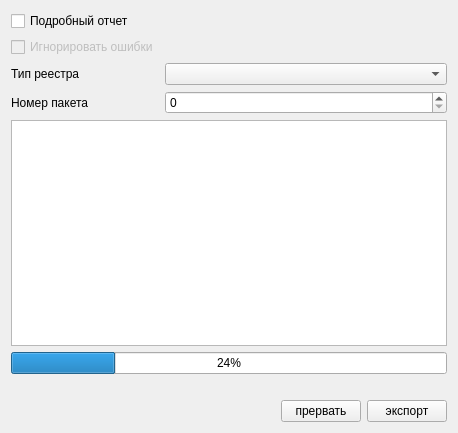
<?xml version="1.0" encoding="UTF-8"?>
<ui version="4.0">
 <class>ExportPage1</class>
 <widget class="QWidget" name="ExportPage1">
  <property name="geometry">
   <rect>
    <x>0</x>
    <y>0</y>
    <width>458</width>
    <height>433</height>
   </rect>
  </property>
  <property name="windowTitle">
   <string>Form</string>
  </property>
  <layout class="QGridLayout">
   <item row="9" column="0">
    <widget class="QLabel" name="lblPacketNumber">
     <property name="text">
      <string>Номер пакета</string>
     </property>
    </widget>
   </item>
   <item row="8" column="1" colspan="2">
    <widget class="QComboBox" name="cmbRegistryType"/>
   </item>
   <item row="0" column="0">
    <widget class="QCheckBox" name="chkVerboseLog">
     <property name="text">
      <string>Подробный отчет</string>
     </property>
    </widget>
   </item>
   <item row="2" column="0" colspan="3">
    <layout class="QVBoxLayout" name="vlOptions"/>
   </item>
   <item row="1" column="0">
    <widget class="QCheckBox" name="chkIgnoreErrors">
     <property name="enabled">
      <bool>false</bool>
     </property>
     <property name="text">
      <string>Игнорировать ошибки</string>
     </property>
    </widget>
   </item>
   <item row="11" column="0" colspan="3">
    <widget class="CProgressBar" name="progressBar">
     <property name="value">
      <number>24</number>
     </property>
    </widget>
   </item>
   <item row="12" column="0" colspan="3">
    <widget class="QLabel" name="lblElapsed">
     <property name="text">
      <string/>
     </property>
    </widget>
   </item>
   <item row="9" column="1" colspan="2">
    <widget class="QSpinBox" name="edtPacketNumber"/>
   </item>
   <item row="13" column="0" colspan="3">
    <layout class="QHBoxLayout" name="horizontalLayout">
     <item>
      <widget class="QLabel" name="lblRevision">
       <property name="enabled">
        <bool>false</bool>
       </property>
       <property name="text">
        <string/>
       </property>
      </widget>
     </item>
     <item>
      <spacer>
       <property name="orientation">
        <enum>Qt::Horizontal</enum>
       </property>
       <property name="sizeHint" stdset="0">
        <size>
         <width>40</width>
         <height>20</height>
        </size>
       </property>
      </spacer>
     </item>
     <item>
      <widget class="QPushButton" name="btnCancel">
       <property name="text">
        <string>прервать</string>
       </property>
      </widget>
     </item>
     <item>
      <widget class="QPushButton" name="btnExport">
       <property name="text">
        <string>экспорт</string>
       </property>
      </widget>
     </item>
    </layout>
   </item>
   <item row="10" column="0" colspan="3">
    <widget class="QTextBrowser" name="logBrowser"/>
   </item>
   <item row="8" column="0">
    <widget class="QLabel" name="lblRegistryType">
     <property name="text">
      <string>Тип реестра</string>
     </property>
    </widget>
   </item>
  </layout>
 </widget>
 <customwidgets>
  <customwidget>
   <class>CProgressBar</class>
   <extends>QProgressBar</extends>
   <header>library/ProgressBar.h</header>
  </customwidget>
 </customwidgets>
 <resources/>
 <connections/>
</ui>
